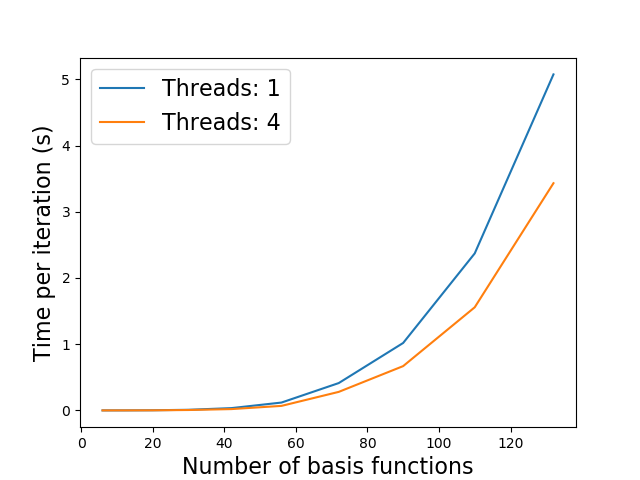

Write Python code to recreate this figure.
import numpy as np
import matplotlib.pyplot as plt

in_data = np.loadtxt("1_vs_4_threads.data")

plt.plot(in_data[:,0],in_data[:,1],label="Threads: 1")
plt.plot(in_data[:,0],in_data[:,2],label="Threads: 4")
plt.xlabel("Number of basis functions",fontsize="16")
plt.ylabel("Time per iteration (s)",fontsize="16")
plt.legend(fontsize="16")
plt.savefig("1_vs_4_threads.png")
plt.show()
